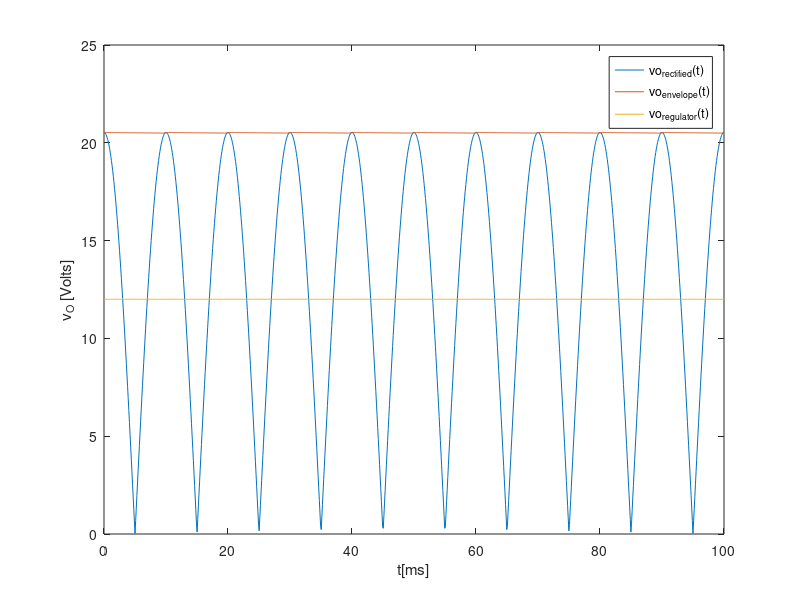
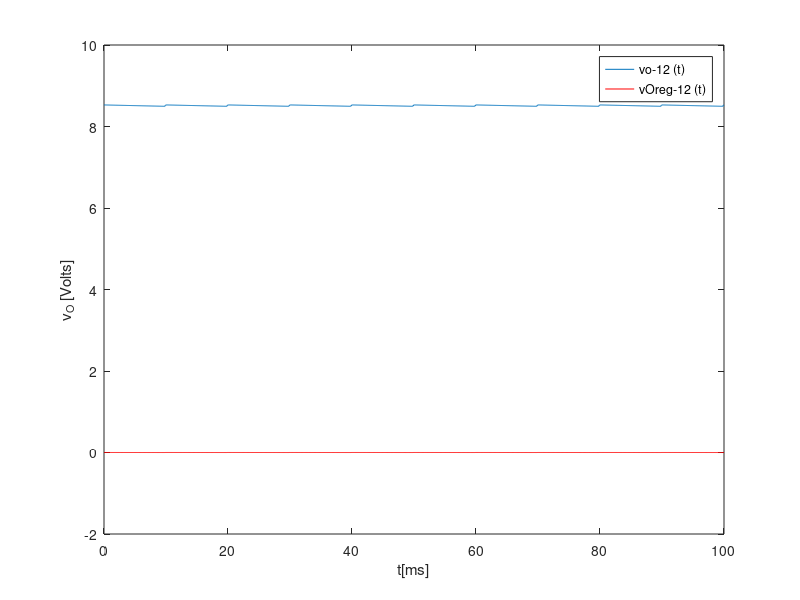

Reproduce these figures in MATLAB, in order.
%Lab3                                                  Academic Year 2020/2021
%                                                            TCFE
%Authors:
%Joana Matos, 95799
%Ricardo Abreu, 95842
%Vasco Emídio, 95856
%MEAer
close all 
clear all

format long;

%---------------------Primary Circuit (given data)------------------------------
f=50;
T=1/f;
Vin = 230;

%--------------------Secondary Circuit (chosen data)----------------------------
R1 = 60000;
R2 = 60000;
C = 100e-6;
%-----------------------Transformer---------------------------------------------
n = 11.203488888888;
A = Vin/n;

%Data table
 printf("Data_TAB \n"); 
 printf("$V_{in}$ = %e V\n", Vin);
 printf("$f$ = %e Hz\n", f); 
 printf("$n$ = %e \n", n);
 printf("$R_{1}$ = %e Ohm \n", R1);
 printf("$R_{2}$ = %e Ohm \n", R2);
 printf("$C$ = %e F \n", C);
 printf("Data_END \n \n");

%-----------------------Envelope Detector---------------------------------------
t=linspace(0, 10*(T/2), 1000);
w=2*pi*f;

vs = A*cos(w*t);

vfr = zeros(1, length(t));     %Full-wave rectifier

  for i=1:length(t)
    vfr(i) = abs(vs(i));
  endfor

venv = zeros(1, length(t));   %Envelope Voltage

tOFF = (1/w) * atan(1/(w*R1*C));               %tOFF
vOexp = A*cos(w*tOFF)*exp(-(t-tOFF)/(R1*C));   %exponencial


for i=1:length(t)                               %Envelope Voltage
	if t(i) < tOFF
	  venv(i) = vfr(i);

	elseif vOexp(i) > vfr(i)
    venv(i) = vOexp(i);
    
	else
	  tOFF = tOFF + 1/(f*2);
    vOexp = A*abs(cos(w*tOFF))*exp(-(t-tOFF)/(R1*C));
    venv(i) = vfr(i);
	 endif
endfor
	
average = mean(venv)
ripple_env = max(venv) - min(venv)
average_env = ripple_env/2 + min(venv)

printf ("Envelope_TAB\n");
printf ("Ripple Envelope = %e \n", ripple_env);
printf ("Average Envelope = %e \n", average_env);
printf ("Envelope_END\n\n");

%-----------------------Voltage Regulator---------------------------------------
ndiode = 20;
VON = 0.6;

vreg = zeros(1, length(t));
dc_vreg = 0;
ac_vreg = zeros(1, length(t));
	
if average_env >= VON*ndiode       %DC regulator
  dc_vreg = VON*ndiode;
else
  dc_vreg = average_env;
endif
	
 
VT = 0.025;                   %AC component regulator
Is = 1e-14;
eta = 1;

RD = eta*VT/(Is*exp(VON/(eta*VT)));

ac_vreg = ((ndiode*RD)/(ndiode*RD +R2))*(venv-average_env);

vreg = dc_vreg+ac_vreg;

%plots of the values
	
%output voltages at rectifier, envelope detector and regulator

%figure 1
%fig1 = figure(1);
%title("Regulator and envelope output voltage v_o(t)")
%plot (t*1000,venv, ";vo_{envelope}(t);");
%xlabel ("t[ms]")
%ylabel ("v_O [Volts]")
%legend('Location','northeast');
%print (fig1, "all_vout.eps", "-depsc");


fig1 = figure(1);
title("Envelope and regulator output voltages")
plot (t*1000, vfr, ";vo_{rectified}(t);", t*1000,venv, ";vo_{envelope}(t);", t*1000,vreg, ";vo_{regulator}(t);");
xlabel ("t[ms]")
ylabel ("v_O [Volts]")
legend('Location','northeast');
print (fig1, "Output", "-depsc");
close(fig1)
	
%Deviations (vOenv - 12) 
fig2 = figure(2);
title("Deviation from the DC voltage")
plot (t*1000,venv-12, ";vo-12 (t);",t*1000,vreg-12,"color","r",";vOreg-12 (t);");
xlabel ("t[ms]")
ylabel ("v_O [Volts]")
legend('Location','northeast');
print (fig2, "Deviation.eps", "-depsc");
close(fig2)
	
average_reg = mean(vreg);
ripple_reg = max(vreg)-min(vreg);

printf ("V_TAB\n");
printf ("$V_{max}$= %e \n", max(vreg));
printf ("$V_{min}$= %e \n", min(vreg));
printf ("Average Voltage = %e \n", average_reg);
printf ("V_END\n\n");

printf ("Ripple_TAB\n");
printf ("Ripple Voltage= %e \n", ripple_reg);
%printf ("Voltage Difference = %e \n", COLOCAR AQUI);
printf ("Ripple_END\n\n");

total_cost = ((R1+R2)/1000)+C*1000000+((ndiode+4)*0.1);
merit=1/(total_cost*(ripple_reg+abs(average_reg-12)+10e-6));

printf ("Total cost of the components = %e \n", total_cost);
printf ("Merit= %e \n", merit);